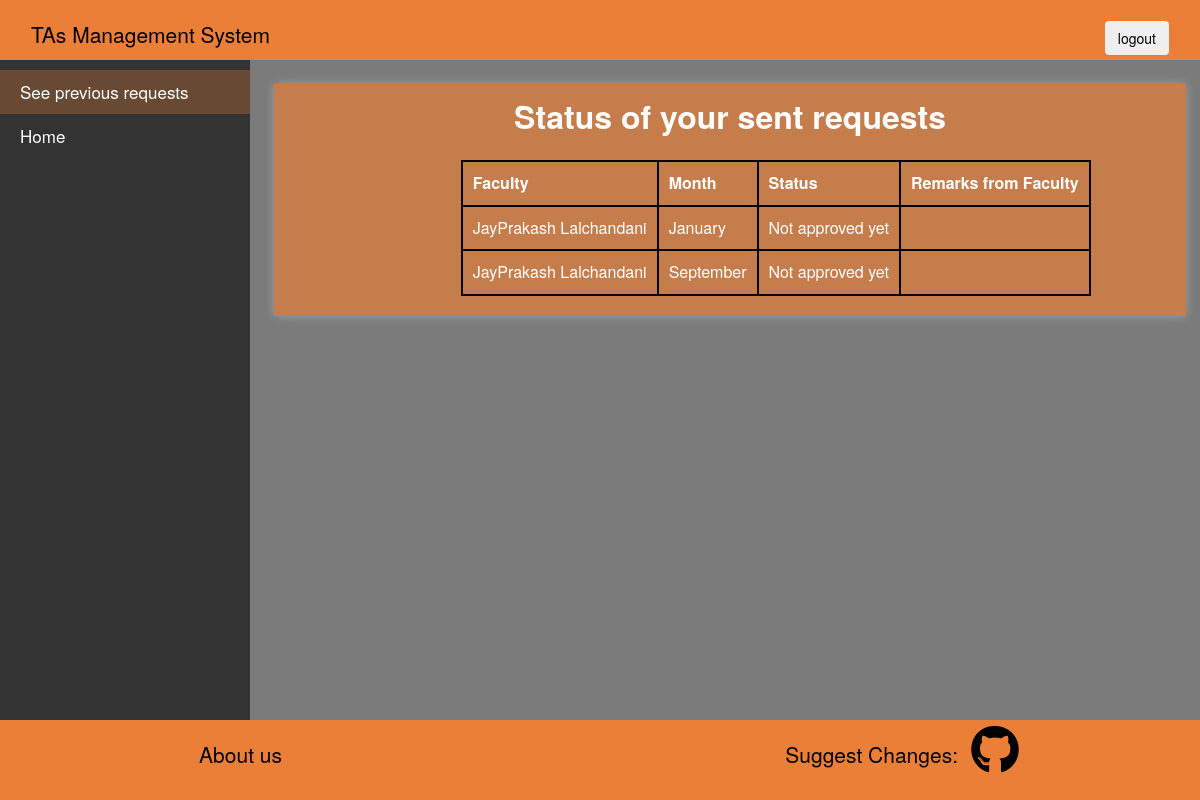
Page /Main/TA/SeePrevReq/9 on the committed database.
### Main/models.py (models this page shows)
class stipendRequest(models.Model):
    Month = models.CharField(blank=False, max_length=20)
    TAObj = models.ForeignKey(ta,on_delete=models.CASCADE, null="False")
    CourseObj = models.ForeignKey(course,on_delete=models.CASCADE)
    FacultyObj = models.ForeignKey(faculty,on_delete=models.CASCADE, null="False")
    choice = (("Approved", 'Approved'), ("Not approved yet", 'Not approved yet'), ("Disapproaaved", 'Disapproved'),)
    status = models.CharField(choices=choice, max_length=20, default="Not approved yet")
    message = models.CharField(blank=True, max_length=100)

class faculty(models.Model):
    name = models.CharField(max_length=30,null=False)
    pwd = models.CharField(max_length=8,null=False)
    cid = models.OneToOneField(course,on_delete=models.CASCADE)
    mail = models.EmailField(max_length=30,null=False,unique=True)#login
    an= models.BooleanField(default=False)

### Main/views.py (the view)
# urls.py: path('TA/SeePrevReq/<str:id>', PrevReq, name='PrevReq'),
def PrevReq(request, id):
    obj = ta.objects.get(id=id)
    context = {'taid' : obj.id}
    if obj.status == 'Not Assigned':
        context = {'taid':obj.id, 'message': "You are still not assigned to any course"}
        return render(request, 'prevReq.html', context)
    else:
        reqs = stipendRequest.objects.filter(TAObj = obj)
        context = {'taid':obj.id, 'message': "Status of your sent requests", 'reqs':reqs}
        return render(request, 'prevReq.html', context)

### templates/prevReq.html (shortened to what this page needs)
{% extends 'header.html' %}
{% load static %}
{% block mid %}
  <div class="main">
  <div class="mid">
    <p>{{message}}</p>
      <div class="table-responsive" style="margin:auto; padding-left:15%; font-size: medium;">
        <table id="t1">
          <th>Faculty</th>
          <th>Month</th>
          <th>Status</th>
          <th>Remarks from Faculty</th>
          {% for req in reqs%}
            <tr>
            <td>{{req.FacultyObj.name}}</td>
            <td>{{req.Month}}</td>
            <td>{{req.status}}</td>
            <td></td>
          {% endfor %}
          </table>
      </div>
  <br>
  </div>
</div>
{%endblock mid%}
{%block sidenav%}
<div class="sidenav">
  <a class="active" href="">See previous requests</a>
  <a href="{%url 'TAhome' taid%}">Home</a>
</div>
{%endblock sidenav%}

### Main/static/basic.css (style rules this page uses)
body { margin:0; font-family: 'Gill Sans', 'Gill Sans MT', Calibri, 'Trebuchet MS', sans-serif; box-sizing: border-box; }

### templates/header.html (style rules this page uses)
.sidenav { width: 250px; position: fixed; top: 60px; background-color: #333; overflow: auto; padding-top: 10px; bottom: 80px; }
.sidenav a { padding: 10px 10px 10px 20px; text-decoration: none; font-size: 17px; color: #333; display: block; color: white; background-image: none; padding-left: auto; }
.sidenav a.active { background-color: #ec7f3748; text-transform:inherit; }
.main { margin-left: 250px; width: 100%; position: fixed; background-color: rgb(122, 122, 122); overflow: auto; top: 60px; bottom: 80px; padding-inline-start: 0%; padding-inline-end: 0%; }
.mid { width: 76%; background-color: #ec7f37ab; top: 60px; bottom: 80px; float: center; display: block; overflow: auto; margin-top: 2%; margin-left: 2%; height: auto; box-shadow: 0 0px 10px 0 rgba(176, 176, 176, 0.724); }
.mid p { font-size:xx-large; padding: 10px; text-align: center; font-weight: bolder; color:white; }

### templates/prevReq.html (style rules this page uses)
table, th, td { border:2px solid black; color:white; padding:10px; }
#t1 { margin-left:50px; margin-right:0px; }
a { color:orange; }

### rows in the picture
stipendRequest: FacultyObj.name "JayPrakash Lalchandani", Month "January", status "Not approved yet"
stipendRequest: FacultyObj.name "JayPrakash Lalchandani", Month "September", status "Not approved yet"

### other values in the picture
{{ message }} "Status of your sent requests"
